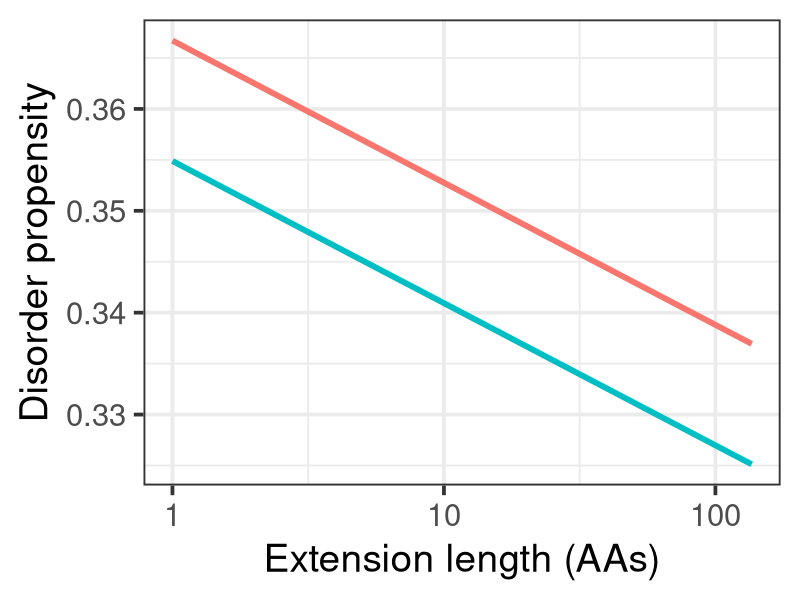
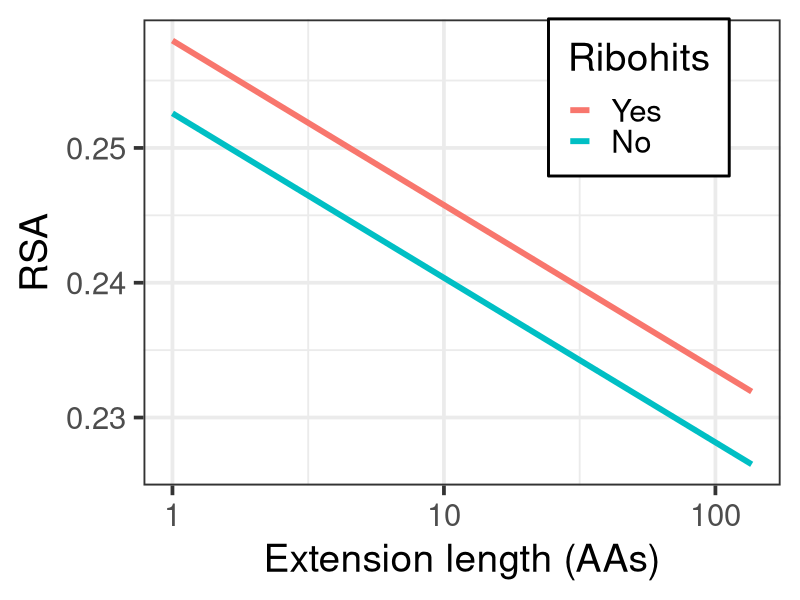

Source code (R) for these figures, in order:
# Figure 4 code.

# Load ribohits data.
ribohits.data <- read.table("Data/ribohits_data_7-8-19.tsv", header = T, sep = "\t", stringsAsFactors = F)

# Load packages.
library(tidyverse)

# Removing fragile proteins.
ribohits.nofragile <- ribohits.data[ribohits.data$Fragile == 0,]

# Building the disorder propensity and RSA models.
disprop.lm <- lm(
  data = ribohits.nofragile,
  formula = Disorder.prop.0 ~ Ribohits.Binary + log(Length.0),
  weights = Length.0
)
summary(disprop.lm)

hydrophilicity.lm <- lm(
  data = ribohits.nofragile,
  formula = RSA.hydrophilicity.0 ~ Ribohits.Binary + log(Length.0),
  weights = Length.0
)
summary(hydrophilicity.lm)

png(filename = "Scripts/Figures/DisProp_L0_ribo_7-8-19.png", height = 400, width = 400)
ggplot(data = ribohits.data[ribohits.data$Fragile == 0,],
       aes(x = log(Length.0),
           y = Disorder.prop.0,
           color = Ribohits)) +
  stat_function(fun = function(x)0.354886-0.006060*x, geom = "line", aes(color = "No"), size = 2) +
  stat_function(fun = function(x)0.354886-0.006060*x+0.011824, geom = "line", aes(color = "Yes"), size = 2) +
  xlab("Extension length (AAs)") +
  ylab("Disorder propensity") +
  scale_x_continuous(breaks = log(c(1, 10, 100)),
                     labels = c(1, 10, 100)) +
  #scale_y_continuous(breaks = sqrt(c(0.04, 0.16, 0.36)),
  #                   labels = c(0.04, 0.16, 0.36),
  #                   limits = c(0.125, 0.725)) +
  theme_bw(base_size = 28) +
  scale_color_manual(limits = c("Yes", "No"), values = c("#F8766D", "#00BFC4")) +
  theme(legend.position = "none")
dev.off()

png(filename = "Scripts/Figures/Hydrophilic_L0_ribo_7-8-19.png", width = 400, height = 400)
ggplot(data = ribohits.data[ribohits.data$Fragile == 0,],
       aes(x = log(Length.0),
           y = RSA.hydrophilicity.0,
           color = Ribohits)) +
  stat_function(fun = function(x)0.2525676-0.0053003*x, geom = "line", aes(color = "No"), size = 2) +
  stat_function(fun = function(x)0.2525676-0.0053003*x+0.0053970, geom = "line", aes(color = "Yes"), size = 2) +
  xlab("Extension length (AAs)") +
  ylab("RSA") +
  scale_x_continuous(breaks = log(c(1, 10, 100)),
                     labels = c(1, 10, 100)) +
  #scale_y_continuous(breaks = sqrt(c(0.04, 0.16, 0.36)),
  #                   labels = c(0.04, 0.16, 0.36),
  #                   limits = c(0.125, 0.725)) +
  theme_bw(base_size = 28) +
  scale_color_manual(limits = c("Yes", "No"), values = c("#F8766D", "#00BFC4")) +
  theme(legend.position = c(0.7775, 0.8325),
        legend.background = element_rect(fill = "white", size = 1, linetype = "solid", color = "black"))
dev.off()
